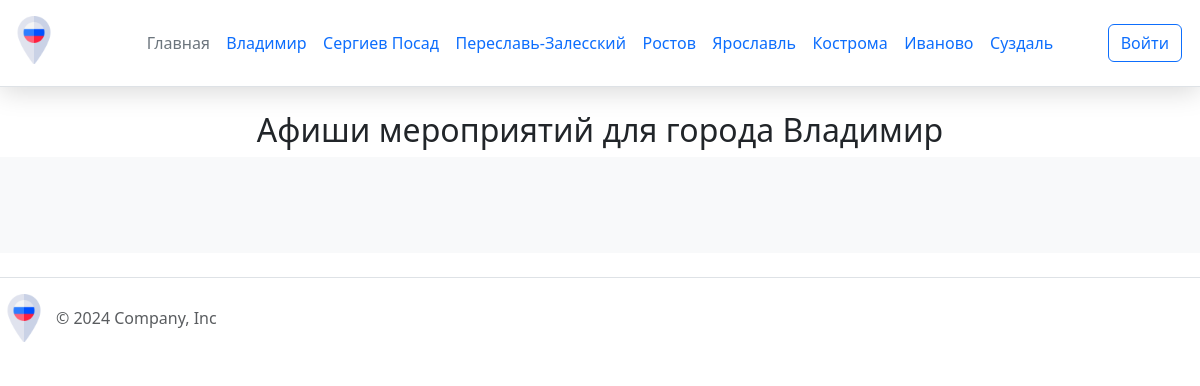
The app's page /afisha/1, older data.
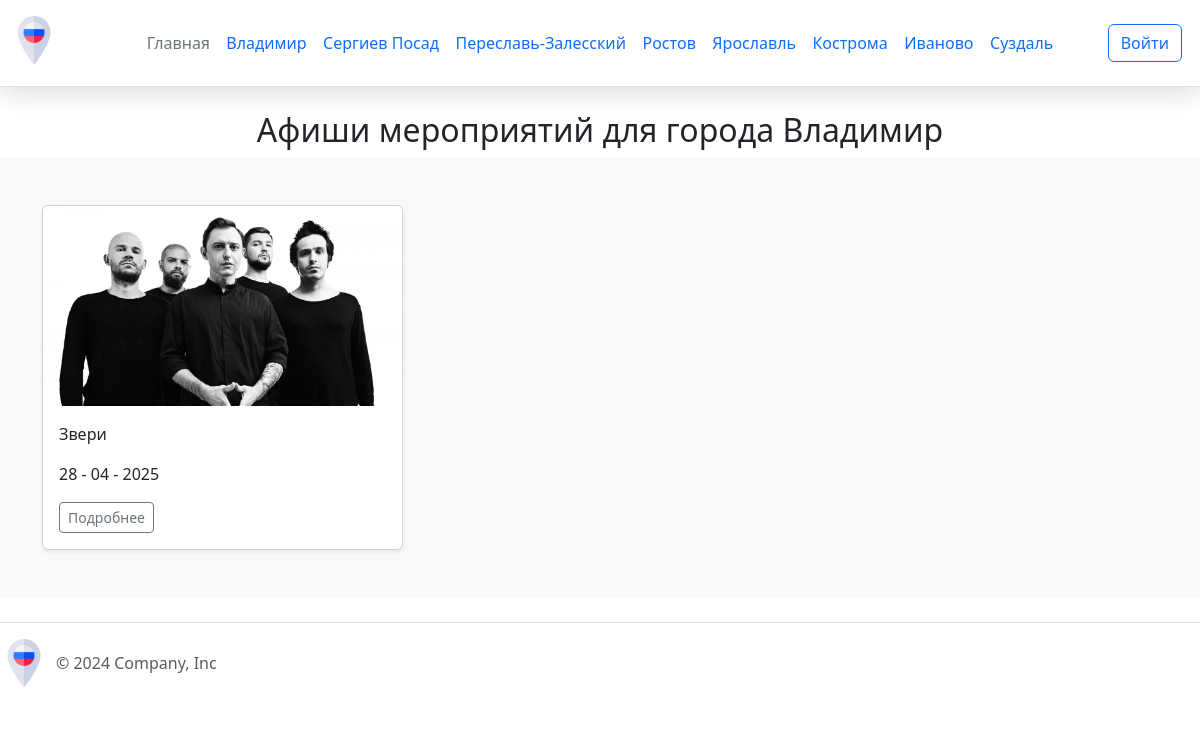
The same page, newer data.
### app.py (models this page shows)
class City(db.Model):
    city_id = db.Column(db.Integer, primary_key=True)
    city_name = db.Column(db.String(20), nullable=False)
    photo = db.Column(db.LargeBinary, nullable=False)
    description = db.Column(db.Text, nullable=False)

class Event(db.Model):
    event_id = db.Column(db.Integer, primary_key=True)
    event_name = db.Column(db.String(50), nullable=False)
    photo = db.Column(db.String(255), nullable=True)
    date = db.Column(db.Date, nullable=False)
    description = db.Column(db.Text, nullable=True)
    link = db.Column(db.String(40), nullable=False)
    city_id = db.Column(db.Integer, db.ForeignKey('city.city_id'), nullable=False)

### app.py (the view)
@app.route("/afisha/<int:city_id>", methods=["POST", "GET"])
def afisha(city_id):
    city = City.query.get(city_id)
    event = Event.query.filter_by(city_id=city_id).all()
    return render_template('afisha.html', event = event, city=city)

### app.py (called while the page is built)
@app.context_processor
def inject_cities():
    cities = City.query.all()
    return dict(cities=cities)

### templates/afisha.html (shortened to what this page needs)
{% extends 'base.html' %}
{% block content %}
<h2>Афиши мероприятий для города {{ city.city_name }}</h2>
<div class="album py-5 bg-body-tertiary">
    <div class="container">
        <div class="row row-cols-1 row-cols-sm-2 row-cols-md-3 g-3">
            {% for el in event %}
            <div class="col">
                <div class="card shadow-sm">
                    {% if el.photo %}
                    <img src="{{ url_for('static', filename='img/' + el.photo) }}" class="card-img-top" alt="{{ el.event_name }}">
                    {% else %}
                    <img src="{{ url_for('static', filename='img/default.png') }}" class="card-img-top" alt="{{ el.event_name }}">
                    {% endif %}
                    <div class="card-body">
                        <p class="card-text">{{el.event_name}}</p>
                        <p class="card-text">{{el.date.strftime('%d - %m - %Y')}}</p>
                        <div class="d-flex justify-content-between align-items-center">
                            <div class="btn-group">
                                <a href="{{ el.link }}" class="btn btn-sm btn-outline-secondary">Подробнее</a>
                            </div>
                        </div>
                    </div>
                </div>
            </div>
            {% endfor %}
        </div>
    </div>
</div>
{% endblock %}

### templates/base.html (shortened to what this page needs)
<!DOCTYPE html>
<html lang="en">
<head>
    <link href="https://cdn.jsdelivr.net/npm/bootstrap@5.3.3/dist/css/bootstrap.min.css" rel="stylesheet">
    <link rel="stylesheet" href="https://cdnjs.cloudflare.com/ajax/libs/font-awesome/6.2.0/css/all.min.css" />
    <link rel="stylesheet" href="https://cdn.jsdelivr.net/npm/sweetalert2@11/dist/sweetalert2.min.css">
    <link rel="stylesheet" href="{{url_for('static', filename='css/main.css')}}">
</head>
<body>
    <div class="page">
        <header class="d-flex flex-wrap align-items-center justify-content-center justify-content-md-between py-3 mb-4 border-bottom">
          <div class="col-md-3 mb-2 mb-md-0">
            <a href="/" class="d-inline-flex link-body-emphasis text-decoration-none">
              <img class="header__img" src="{{ url_for('static', filename='img/russia.png') }}" alt="russia">
            </a>
          </div>
          <div class="col-md-6 mb-0 mb-md-0 d-flex justify-content-center">
            <ul class="nav col-12 col-md-auto mb-2 justify-content-center mb-md-0">
              <li><a href="{{ url_for('index') }}" class="nav-link px-2 link-secondary">Главная</a></li>
              {% for city in cities %}
                <li class="nav-item">
                  <a class="nav-link" href="{{ url_for('city_detail', city_id=city.city_id) }}">{{ city.city_name }}</a>
                </li>
              {% endfor %}
            </ul>
          </div>
          <div class="col-md-3 text-end">
            {% if current_user.is_authenticated %}
                <a href="{{ url_for('lk') }}">
                    <button type="button" class="btn btn-outline-primary me-2">{{ current_user.name }}</button>
                </a>
            {% else %}
                <a href="{{ url_for('login') }}">
                    <button type="button" class="btn btn-outline-primary me-2">Войти</button>
                </a>
            {% endif %}
        </div>
        </header>
        <div class="content">
            {% block content %}{% endblock %}
        </div>
        <footer class="d-flex flex-wrap justify-content-between align-items-center py-3 my-4 border-top">
            <div class="col-md-4 d-flex align-items-center">
              <a href="/" class="mb-3 me-2 mb-md-0 text-body-secondary text-decoration-none lh-1">
                <img class="header__img" src="{{ url_for('static', filename='img/russia.png') }}" alt="russia">
              </a>
              <span class="mb-3 mb-md-0 text-body-secondary">© 2024 Company, Inc</span>
            </div>
          </footer>
</body>
</html>

### static/css/main.css (style rules this page uses)
header { position: sticky; top: 0; padding: 10px; z-index: 1000; background: #fff; -webkit-box-shadow: 0 5px 25px rgba(0, 0, 0, 0.15); box-shadow: 0 5px 25px rgba(0, 0, 0, 0.15) ; }
.header__img { height: 48px; width: 48px; }
.nav-link { padding: 0.2rem 0.5rem; }
.nav li { padding-right: 0.5px; }
.nav li:last-child { padding-right: 0; }
h2 { text-align: center; margin-top: 0; }
.card { height: 100%; }
.card-img-top { width: 100%; height: 200px; object-fit: cover; }

Row changes from the older to the newer data that the page shows:
added Event: photo (picture), event_name "Звери", date "28 - 04 - 2025"
